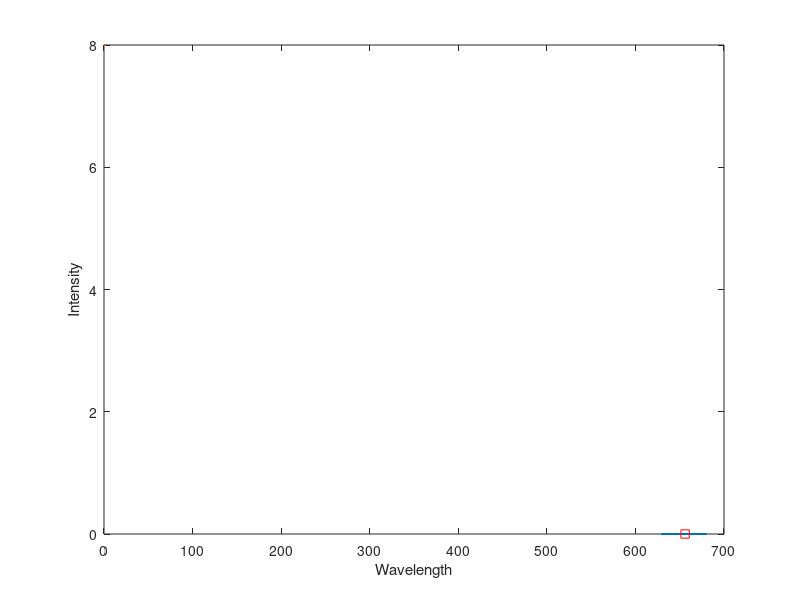

Reproduce this figure in MATLAB.
% loading data of all 7 stars
load starData
nObs = size(spectra,1);         % getting size of the vector having data of first star
lambdaStart = 630.02;           % Starting Wavelength for analysis
lambdaDelta = 0.14;           

lambdaEnd = lambdaStart + (nObs-1)*lambdaDelta;     % Ending Wavelength for analysis
lambda = (lambdaStart:lambdaDelta:lambdaEnd);

s = spectra(:,2);                % Extract the data of intensities for second star in spectra to a vector named s

% Plot the Intensity as a function of wavelength
plot(lambda,s,".-")
xlabel("Wavelength")
ylabel("Intensity")

[sHa,idx] = min(s);             % storing minimum intensity and index of minimum intensity in the vetor
lambdaHa = lambda(idx);         % getting the HYDROGEN ALPHA LINE wavelength for the star

% marking the minimum intensity point on the plot
hold on;
plot(lambdaHa,sHa,"rs",MarkerSize=8);
hold off;

% calculating the deviation of the characteristics spectrum from hydrogen
% Hydrogen absorbs light at 656.28 nm
z = lambdaHa/656.28 - 1;

% Calculating the speed of light by multiplying the deviation with speed of
% light
speed = z*299792.458;

% Determining the direction of star
if z < 0 
    disp("The star is having a blue shift and is moving towards the earth.")
else
    disp("The star is having a red shift and is moving away from the earth.")
end

% Printing the speed of the star
fprintf("The speed of the star is %f km/s",speed);


save lambda.mat lambda;

